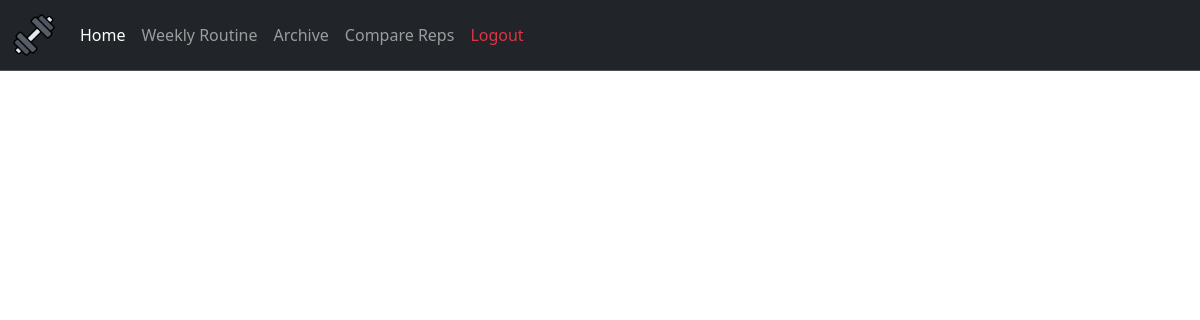
The app's page /archive (signed in), older data.
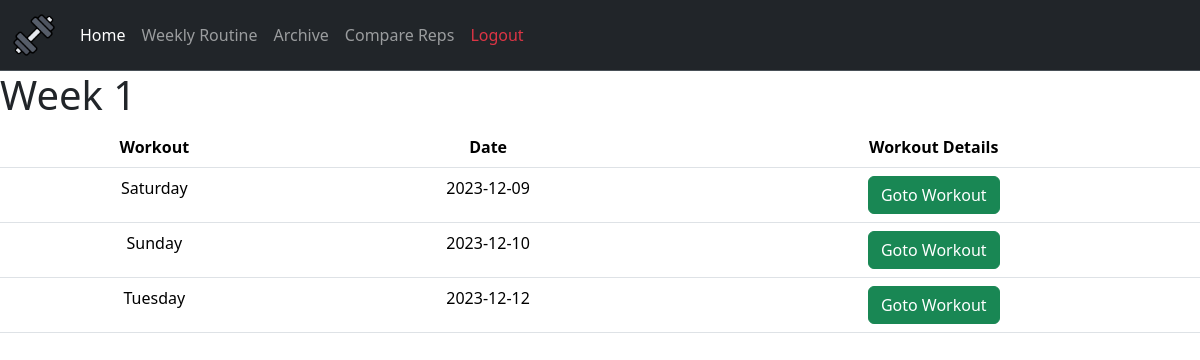
The same page, newer data.
### webapp/tables.py (models this page shows)
class Workout(db.Model):
    id = db.Column(db.Integer, primary_key = True)
    date = db.Column(db.String(10), default = func.current_date())
    day = db.Column(db.String(12), nullable = False)
    week = db.Column(db.String(150))
    user_id = db.Column(db.Integer, db.ForeignKey('user.id'))
    workout_number = db.Column(db.Integer, nullable=False, unique=False)

### webapp/routes.py (the view)
@routes.route("/archive")
@login_required
def archive():
    workouts = db.session.query(Workout).filter_by(user_id = current_user.id).all()
    weeks = db.session.query(Workout.week).filter_by(user_id = current_user.id).distinct().all()
    weeks = [week[0] for week in weeks]
    return render_template("archive.html", workouts = workouts, weeks = weeks)

### webapp/templates/archive.html (shortened to what this page needs)
{% extends "layout.html" %}
{% block main %}
<div class="containter-fluid fs-6">
    {% for week in weeks %}
    <h1>Week {{ week }}</h1>
    <table class="table text-sm-center">
        <thead>
            <tr>
                <th scope="col">Workout</th>
                <th scope="col">Date</th>
                <th scope="col">Workout Details</th>
            </tr>
        </thead>
        {% for workout in workouts %}
        {% if workout.week  ==  week %}
        <tr>
            <td>{{ workout.day }}</td>
            <td>{{ workout.date }}</td>
            <td><a href="workout/{{ workout.id }}"><button class="btn btn-success">Goto Workout</button></a></td>
        </tr>
        {% endif %}
        {% endfor %}
    </table>
    {% endfor %}
</div>
{% endblock %}

Row changes from the older to the newer data that the page shows:
added Workout: day "Saturday", date "2023-12-09"
added Workout: day "Sunday", date "2023-12-10"
added Workout: day "Tuesday", date "2023-12-12"
Text that changed along with them:
new list line: "Week 1 Workout Date Workout Details"
